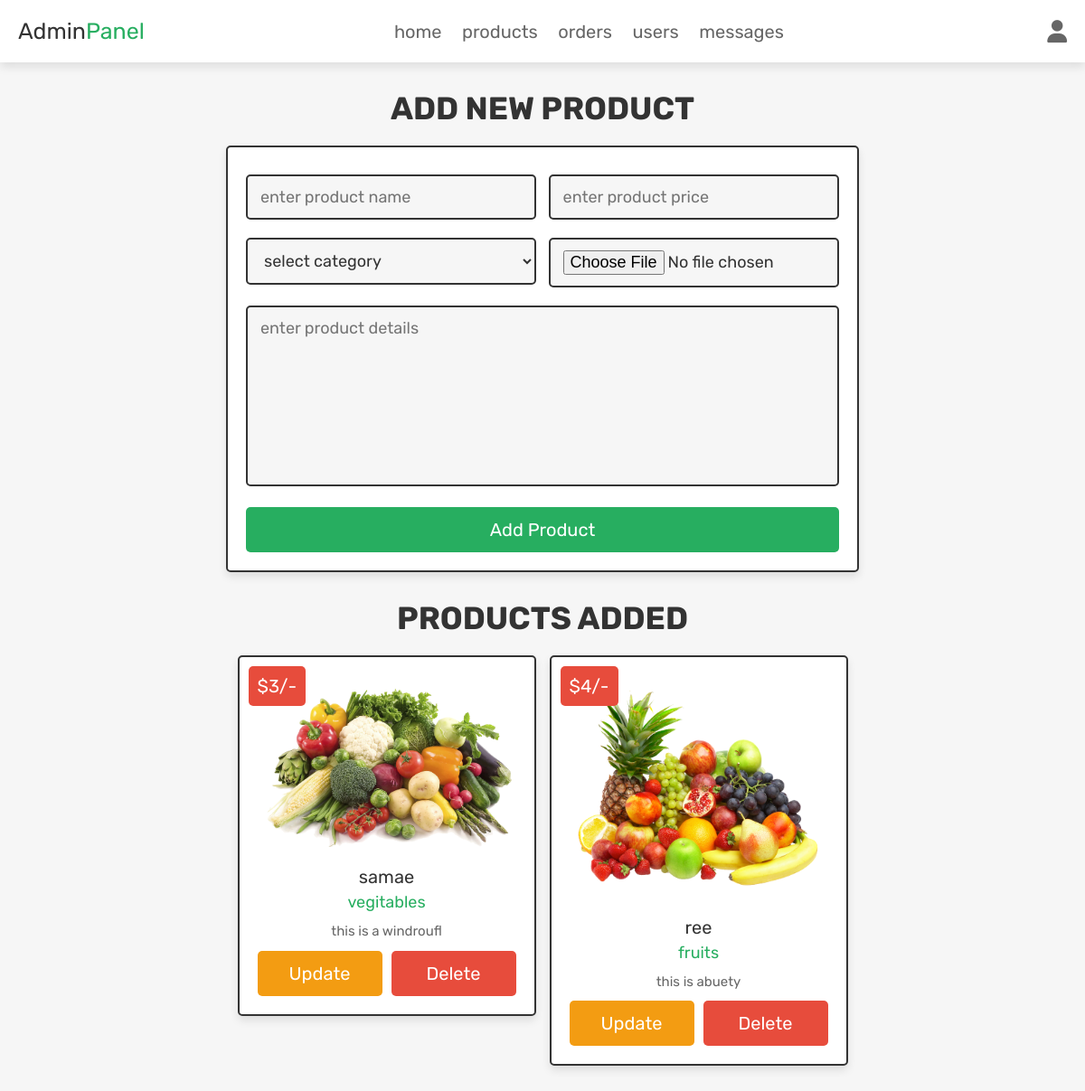
The app's page /admin_products.php (signed in) with its own data.
### tables this page shows
CREATE TABLE IF NOT EXISTS `products` (
`id` int(100) NOT NULL,
  `name` varchar(100) NOT NULL,
  `category` varchar(20) NOT NULL,
  `details` varchar(500) NOT NULL,
  `price` int(100) NOT NULL,
  `image` varchar(100) NOT NULL
);

### admin_products.php (the view, shortened to what this page needs)
<?php
@include 'config.php';
?>
<!DOCTYPE html>
<html lang="en">
<head>
   <link rel="stylesheet" href="https://cdnjs.cloudflare.com/ajax/libs/font-awesome/6.1.1/css/all.min.css">
   <link rel="stylesheet" href="css/admin_style.css">
</head>
<body>
<?php include 'admin_header.php'; ?>
<section class="add-products">
   <h1 class="title">add new product</h1>
   <form action="" method="POST" enctype="multipart/form-data">
      <div class="flex">
         <div class="inputBox">
         <input type="text" name="name" class="box" required placeholder="enter product name">
         <select name="category" class="box" required>
            <option value="" selected disabled>select category</option>
         </select>
         </div>
         <div class="inputBox">
         <input type="number" min="0" name="price" class="box" required placeholder="enter product price">
         <input type="file" name="image" required class="box" accept="image/jpg, image/jpeg, image/png">
         </div>
      </div>
      <textarea name="details" class="box" required placeholder="enter product details" cols="30" rows="10"></textarea>
      <input type="submit" class="btn" value="add product" name="add_product">
   </form>
</section>
<section class="show-products">
   <h1 class="title">products added</h1>
   <div class="box-container">
   <?php
      $show_products = $conn->prepare("SELECT * FROM `products`");
      $show_products->execute();
      if($show_products->rowCount() > 0){
         while($fetch_products = $show_products->fetch(PDO::FETCH_ASSOC)){
   ?>
   <div class="box">
      <div class="price">$<?= $fetch_products['price']; ?>/-</div>
      <img src="uploaded_img/<?= $fetch_products['image']; ?>" alt="">
      <div class="name"><?= $fetch_products['name']; ?></div>
      <div class="cat"><?= $fetch_products['category']; ?></div>
      <div class="details"><?= $fetch_products['details']; ?></div>
      <div class="flex-btn">
         <a href="admin_update_product.php?update=<?= $fetch_products['id']; ?>" class="option-btn">update</a>
         <a href="admin_products.php?delete=<?= $fetch_products['id']; ?>" class="delete-btn" onclick="return confirm('delete this product?');">delete</a>
      </div>
   </div>
   <?php
      }
   }else{
      echo '<p class="empty">now products added yet!</p>';
   }
   ?>
   </div>
</section>
</body>
</html>

### css/admin_style.css (style rules this page uses)
.add-products form { max-width: 70rem; padding:2rem; margin:0 auto; text-align: center; border:var(--border); box-shadow: var(--box-shadow); background-color: var(--white); border-radius: .5rem; }
.add-products form .flex { display: flex; justify-content: space-between; flex-wrap: wrap; }
.add-products form .flex .inputBox { width: 49%; }
.add-products form .box { width: 100%; margin:1rem 0; padding:1.2rem 1.4rem; font-size: 1.8rem; color:var(--black); border-radius: .5rem; background-color: var(--light-bg); border:var(--border); }
.add-products form textarea { height: 20rem; resize: none; }
.show-products { padding-top: 0; }
.show-products .box-container { display: grid; grid-template-columns: repeat(auto-fit, 33rem); gap:1.5rem; align-items: flex-start; justify-content:center; }
.show-products .box-container .box { text-align: center; border:var(--border); box-shadow: var(--box-shadow); background-color: var(--white); border-radius: .5rem; padding:2rem; position: relative; }
.show-products .box-container .box .price { position: absolute; top:1rem; left:1rem; padding:1rem; font-size: 2rem; color:var(--white); background-color: var(--red); border-radius: .5rem; }
.show-products .box-container .box img { width: 100%; margin-bottom: 1rem; }
.show-products .box-container .box .name { margin:.5rem 0; font-size: 2rem; color:var(--black); }
.show-products .box-container .box .cat { font-size: 1.8rem; color:var(--green); }
.show-products .box-container .box .details { padding-top: 1rem; font-size: 1.5rem; line-height: 1.5; color:var(--light-color); }

### css/components.css (style rules this page uses)
:root { --green:#27ae60; --orange:#f39c12; --red:#e74c3c; --black:#333; --light-color:#666; --white:#fff; --light-bg:#f6f6f6; --border:.2rem solid var(--black); --box-shadow:0 .5rem 1rem rgba(0,0,0,.1); }
* { font-family: 'Rubik', sans-serif; margin:0; padding:0; box-sizing: border-box; outline: none; border:none; text-decoration: none; color:var(--black); }
body { background-color: var(--light-bg); }
html { font-size: 62.5%; overflow-x: hidden; scroll-behavior: smooth; scroll-padding-top: 6.5rem; }
section { padding:3rem 2rem; max-width: 1200px; margin:0 auto; }
.btn, .delete-btn, .option-btn { display: block; width: 100%; margin-top: 1rem; border-radius: .5rem; color:var(--white); font-size: 2rem; padding:1.3rem 3rem; text-transform: capitalize; cursor: pointer; text-align: center; }
.btn { background-color: var(--green); }
.delete-btn { background-color: var(--red); }
.option-btn { background-color: var(--orange); }
.flex-btn { display: flex; flex-wrap: wrap; gap:1rem; }
.flex-btn > * { flex:1; }
.title { text-align: center; margin-bottom: 2rem; text-transform: uppercase; color:var(--black); font-size: 3.5rem; }

### records on screen
products: price "3", image (picture), name "samae", category "vegitables", details "this is a windroufl"
products: price "4", image (picture), name "ree", category "fruits", details "this is abuety"
